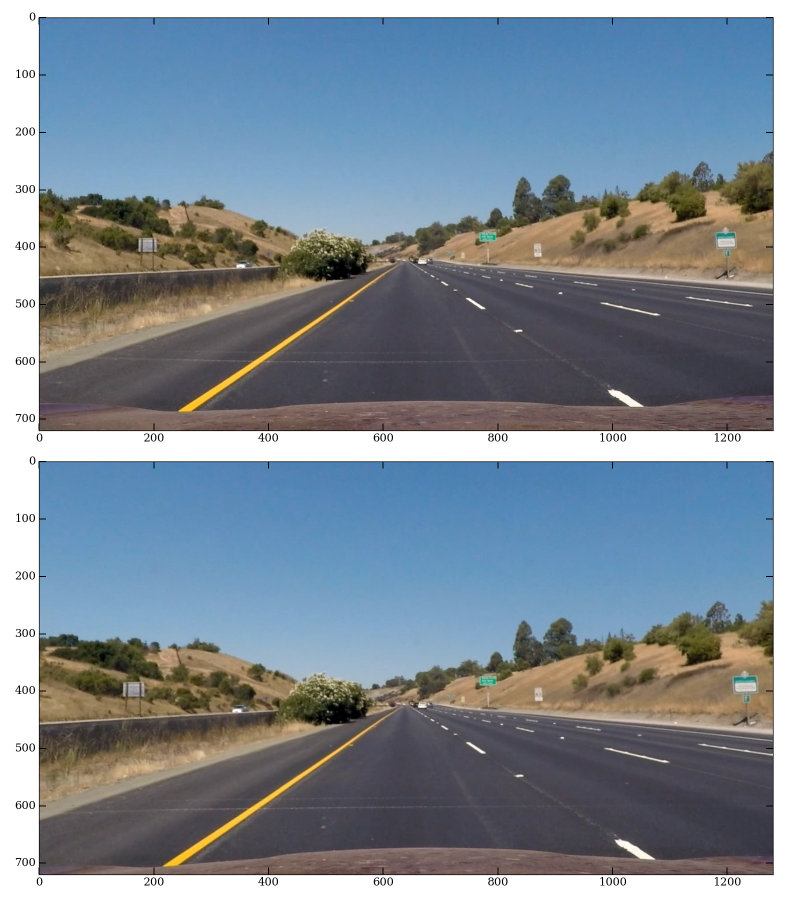
#> input picture distortion/test_images/straight_lines1.jpg.png, 1600 x 1800 px (shown at 1/2 size)
$ python -i pipeline.py   (imports and definitions only)   (older library calls are emulated)
#> lines starting #> are read from the running program, lines starting #| are printed output that depends on the picture; after the words box and inside, x2 and y2 are one past the last pixel; in counts of white or black regions, pixels touching at a corner belong together
### line.py
import numpy as np

# Define a class to receive the characteristics of each line detection
class Line():
    def __init__(self):
        #radius of curvature of the line in some units
        self.radius_of_curvature = None
        #x values for detected line pixels
        self.allx = None
        #y values for detected line pixels
        self.ally = None
        #polynomial coefficients for the most recent fit
        self.current_fit = [np.array([False])]
        #distance in meters of vehicle center from the line
        self.line_base_pos = None
        #polynomial coefficients averaged over the last n iterations
        self.best_fit = None
        #number of unsane fits in a row
        self.nr_of_unsane = 0

### pipeline.py
# Starting point is the lecture
# Some additional inspiration is from https://towardsdatascience.com/robust-lane-finding-using-advanced-computer-vision-techniques-mid-project-update-540387e95ed3

import cv2
import glob
import time
import pickle
import numpy as np
import matplotlib.pyplot as plt
import matplotlib.image as mpimg
from moviepy.editor import VideoFileClip

import perspective
import sliding_window
from line import Line

################################################################################
#                              STEERING VARIABLES                              #
################################################################################
test_on_test_images = False

pickle_file_name = "camera_cal/calibration_pickle.p"

draw_distortion = False
draw_threshold = False
draw_perspective_transform = False
draw_overview = False

################################################################################
#                              TUNABLE PARAMETERS                              #
################################################################################
# white-yellow selection
yellow_hsv_low  = np.array([0, 80, 200])
yellow_hsv_high = np.array([40, 255, 255])
sensitivity = 30
white_hsv_low  = np.array([  0,   0, 255 - sensitivity])
white_hsv_high = np.array([ 255,  sensitivity, 255])

# Sobel
sobel_threshold = (20, 100)

# cutting
cut_at_top = 0
cut_at_bottom = 40
cut_left = 300
cut_right = 300

################################################################################

# [1 line not run here, left out]
# [12 lines left out: functions undistort, perspective_transform, not called in this run]


def color_mask(image):
  hsv = cv2.cvtColor(image, cv2.COLOR_RGB2HSV)
  yellow_mask = cv2.inRange(hsv, yellow_hsv_low, yellow_hsv_high)
  white_mask = cv2.inRange(hsv, white_hsv_low, white_hsv_high)
  mask = cv2.bitwise_or(yellow_mask, white_mask)
  return mask


def sobel(image):
  hls = cv2.cvtColor(image, cv2.COLOR_RGB2HLS)
#> hls: shape (1800, 1600, 3); mean of channels 0, 1, 2 72.6, 137.2, 55.8
  l_channel = hls[:,:,1]
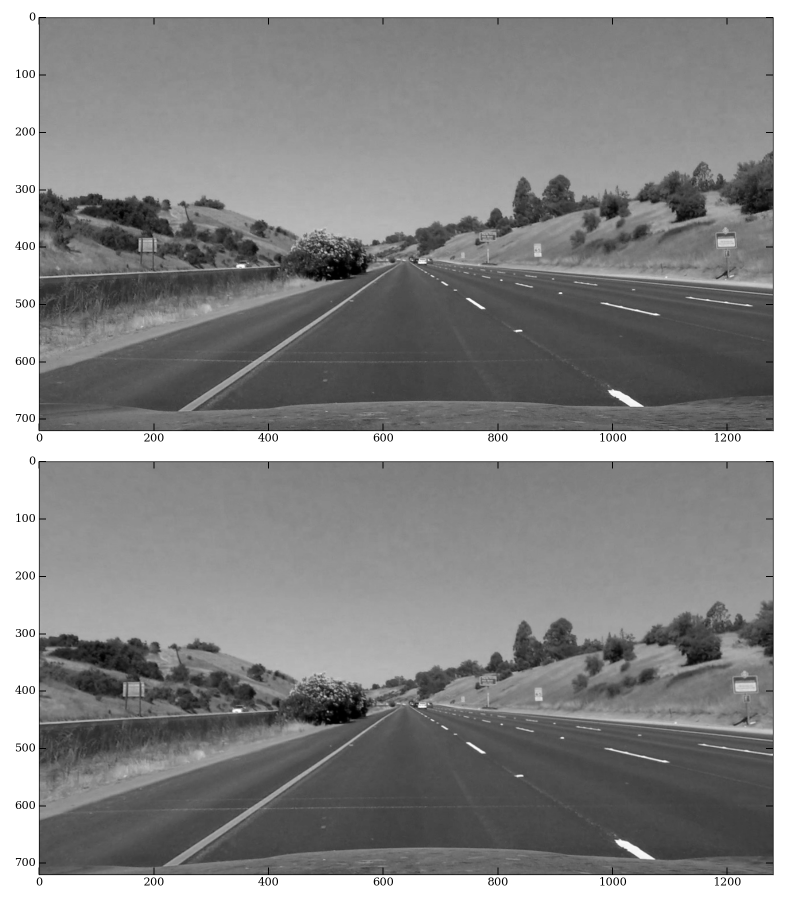
#> l_channel: shape (1800, 1600) (shown at 1/2 size); min 0, max 255, mean 137.2
  sobelx = cv2.Sobel(l_channel, cv2.CV_64F, 1, 0)
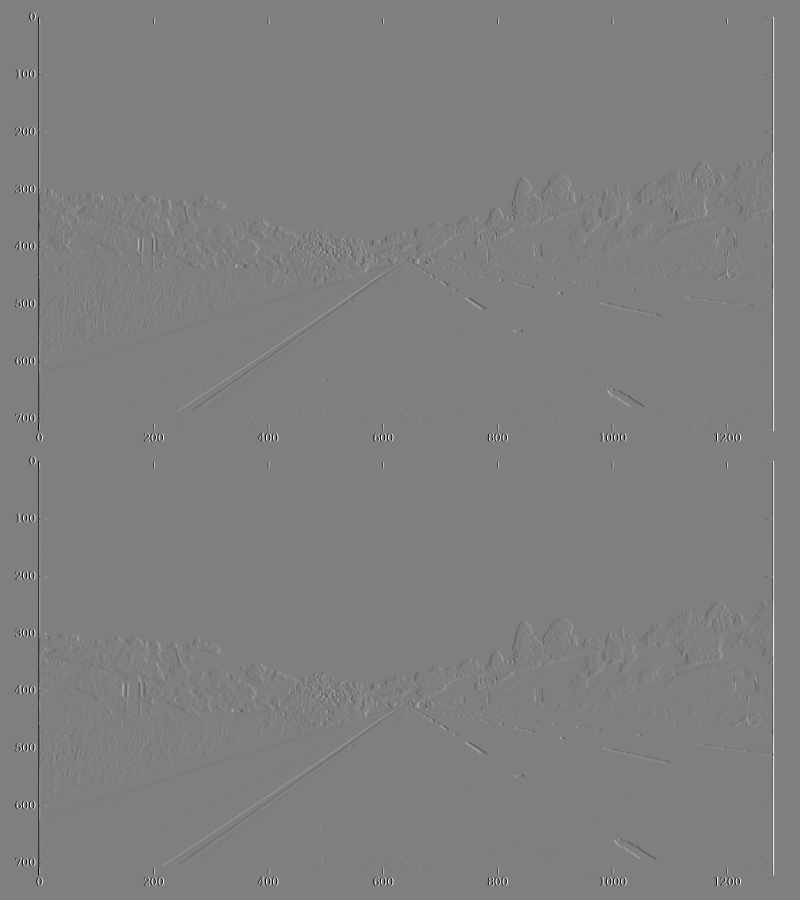
#> sobelx: shape (1800, 1600) float64 (shown at 1/2 size); min -1020, max 1020, mean 0; drawn with min black and max white
  abs_sobelx = np.absolute(sobelx)
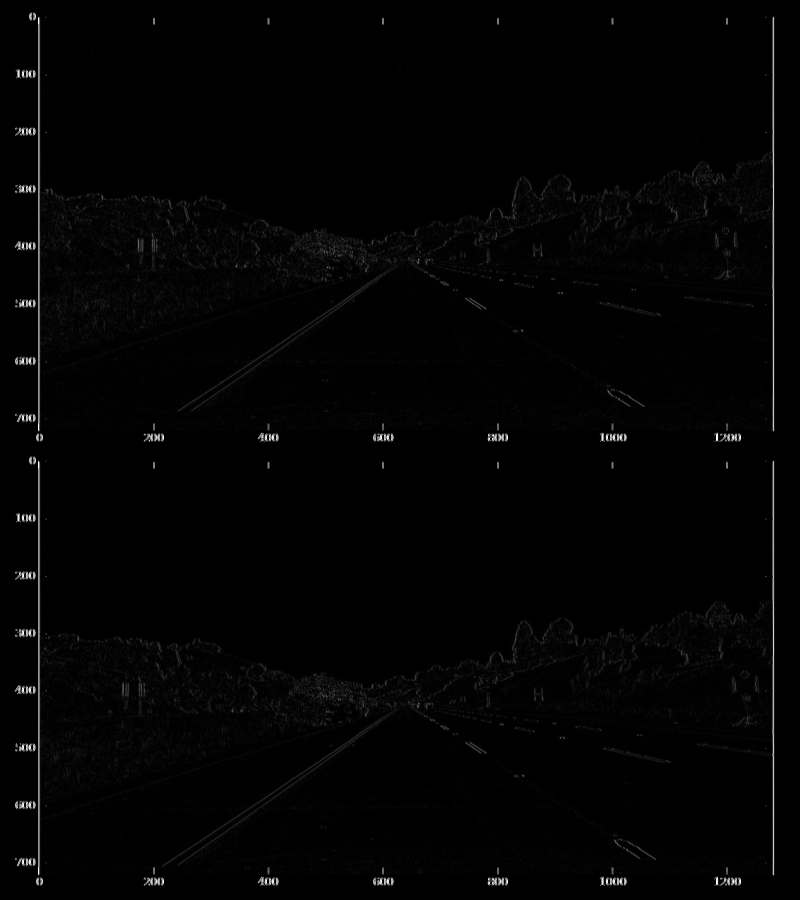
#> abs_sobelx: shape (1800, 1600) float64 (shown at 1/2 size); min 0, max 1020, mean 13.1; drawn with min black and max white
  scaled_sobel = np.uint8(255*abs_sobelx/np.max(abs_sobelx))
  sxbinary = np.zeros_like(scaled_sobel)
  sxbinary[(scaled_sobel >= sobel_threshold[0]) & (scaled_sobel <= sobel_threshold[1])] = 1
  return sxbinary


def threshold(image):
  combined_mask = cv2.bitwise_or(sobel(image), color_mask(image))
#> in color_mask, `hsv = cv2.cvtColor(image, cv2.COLOR_RGB2HSV)`: hsv: shape (1800, 1600, 3); mean H, S, V 72.6, 70.8, 159.2
#> in color_mask, `yellow_mask = cv2.inRange(hsv, yellow_hsv_low, yellow_hsv_high)`:
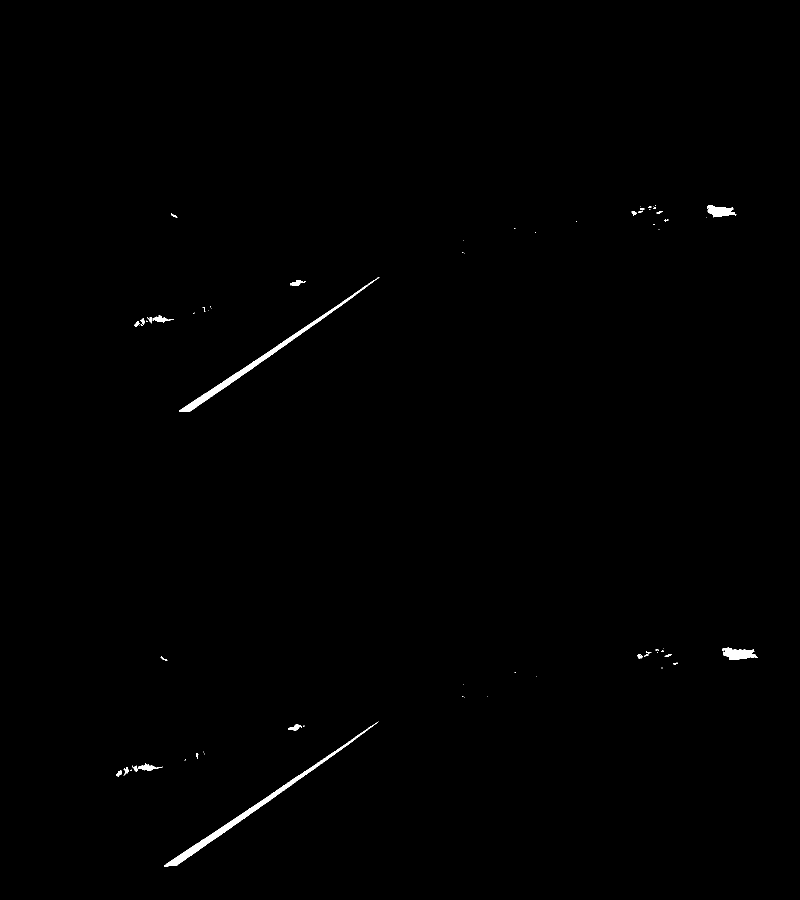
#> yellow_mask: shape (1800, 1600) (shown at 1/2 size); 0.42% white; 71 white regions (43 under 20 px), largest, box (x1, y1, x2, y2) and area: (328, 1443, 757, 1733) 4326, (358, 554, 759, 823) 3849, (1445, 1295, 1516, 1320) 1110
#> in color_mask, `white_mask = cv2.inRange(hsv, white_hsv_low, white_hsv_high)`: white_mask: shape (1800, 1600); 15.1% white; 118 white regions (36 under 20 px), largest, box (x1, y1, x2, y2) and area: (0, 0, 1600, 1800) 429178, (1232, 1680, 1309, 1719) 918, (1218, 780, 1286, 813) 786
#> in color_mask, `mask = cv2.bitwise_or(yellow_mask, white_mask)`:
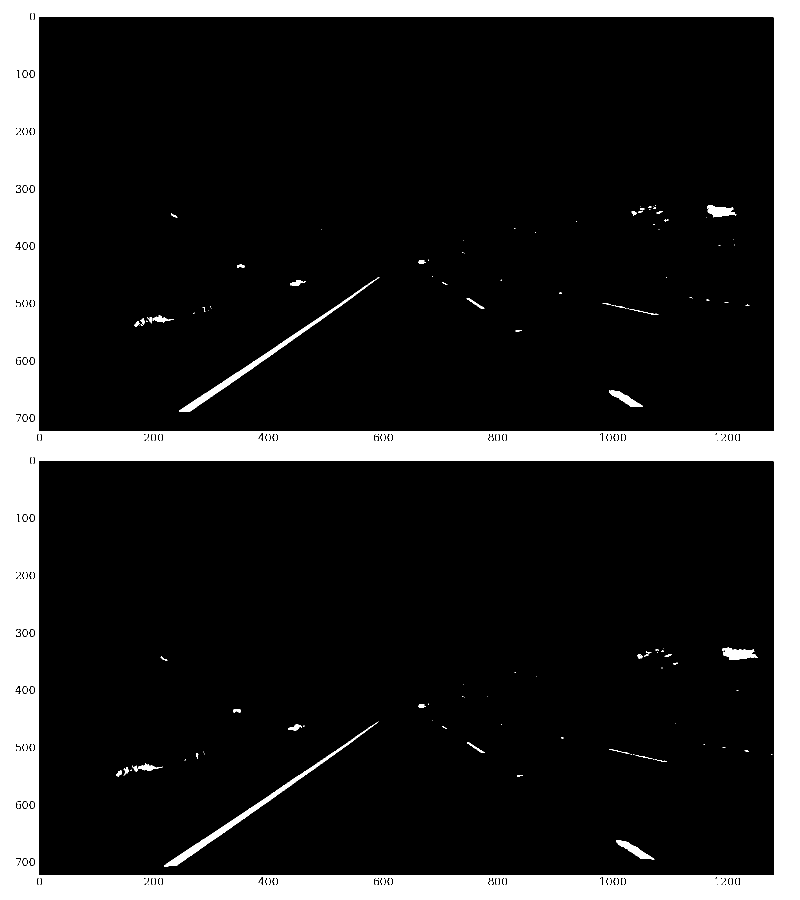
#> mask: shape (1800, 1600) (shown at 1/2 size); 15.6% white; 189 white regions (79 under 20 px), largest, box (x1, y1, x2, y2) and area: (0, 0, 1600, 1800) 429178, (328, 1443, 757, 1733) 4326, (358, 554, 759, 823) 3849
  combined_mask[np.nonzero(combined_mask)] = 1
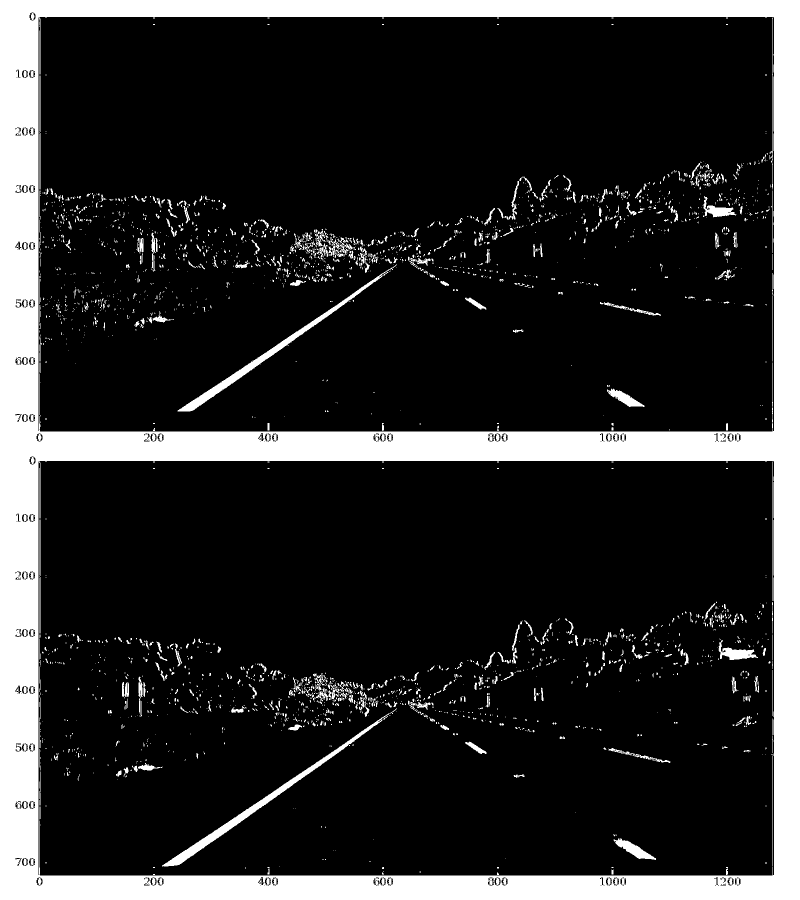
#> combined_mask: shape (1800, 1600) (shown at 1/2 size); values 0 (black) and 1 (white), 17.2% white; 2909 white regions (2432 under 20 px), largest, box (x1, y1, x2, y2) and area: (0, 0, 1600, 1800) 435625, (324, 1427, 778, 1733) 6096, (355, 529, 794, 823) 5517
  return combined_mask


# [45 lines left out: functions null_out_edges, pipeline, draw, not called in this run]


lines = [Line(), Line()]
nr = 0
# [18 lines left out: functions pipeline_with_line, main, not called in this run]

# [1 line not run here, left out]

>>> import cv2
>>> picture = cv2.cvtColor(cv2.imread('distortion/test_images/straight_lines1.jpg.png'), cv2.COLOR_BGR2RGB)
>>> result = threshold(picture)
